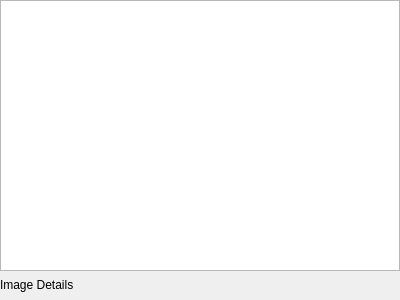
<?xml version="1.0" encoding="UTF-8"?>
<ui version="4.0">
 <class>ImageViewer</class>
 <widget class="QDialog" name="ImageViewer">
  <property name="geometry">
   <rect>
    <x>0</x>
    <y>0</y>
    <width>400</width>
    <height>300</height>
   </rect>
  </property>
  <property name="windowTitle">
   <string>Dialog</string>
  </property>
  <layout class="QGridLayout" name="gridLayout">
   <property name="leftMargin">
    <number>0</number>
   </property>
   <property name="topMargin">
    <number>0</number>
   </property>
   <property name="rightMargin">
    <number>0</number>
   </property>
   <property name="bottomMargin">
    <number>8</number>
   </property>
   <property name="horizontalSpacing">
    <number>0</number>
   </property>
   <property name="verticalSpacing">
    <number>7</number>
   </property>
   <item row="0" column="0">
    <widget class="SGraphicsView" name="graphicsView"/>
   </item>
   <item row="1" column="0">
    <widget class="QLabel" name="imageDetailsLabel">
     <property name="text">
      <string>Image Details</string>
     </property>
    </widget>
   </item>
  </layout>
 </widget>
 <customwidgets>
  <customwidget>
   <class>SGraphicsView</class>
   <extends>QGraphicsView</extends>
   <header>sgraphicsview.h</header>
  </customwidget>
 </customwidgets>
 <resources/>
 <connections/>
</ui>
